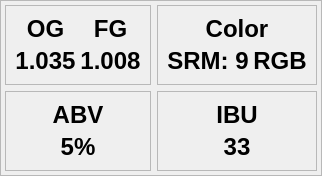
         <widget class="QFrame" name="frame_metrics">
          <property name="sizePolicy">
           <sizepolicy hsizetype="Preferred" vsizetype="Preferred">
            <horstretch>0</horstretch>
            <verstretch>0</verstretch>
           </sizepolicy>
          </property>
          <property name="frameShape">
           <enum>QFrame::Shape::StyledPanel</enum>
          </property>
          <property name="frameShadow">
           <enum>QFrame::Shadow::Raised</enum>
          </property>
          <layout class="QGridLayout" name="layout_metrics_grid">
           <property name="leftMargin">
            <number>4</number>
           </property>
           <property name="topMargin">
            <number>4</number>
           </property>
           <property name="rightMargin">
            <number>4</number>
           </property>
           <property name="bottomMargin">
            <number>4</number>
           </property>
           <property name="spacing">
            <number>6</number>
           </property>
           <item row="0" column="0">
            <widget class="QFrame" name="frame_metric_gravity">
             <property name="frameShape">
              <enum>QFrame::Shape::StyledPanel</enum>
             </property>
             <property name="frameShadow">
              <enum>QFrame::Shadow::Raised</enum>
             </property>
             <layout class="QHBoxLayout" name="layout_metric_gravity">
              <property name="spacing">
               <number>4</number>
              </property>
              <item>
               <layout class="QVBoxLayout" name="layout_metric_og">
                <item>
                 <widget class="QLabel" name="lbl_metric_og_title">
                  <property name="font">
                   <font>
                    <pointsize>18</pointsize>
                    <bold>true</bold>
                   </font>
                  </property>
                  <property name="text">
                   <string>OG</string>
                  </property>
                  <property name="alignment">
                   <set>Qt::AlignmentFlag::AlignCenter</set>
                  </property>
                 </widget>
                </item>
                <item>
                 <widget class="QLabel" name="lbl_metric_og_value">
                  <property name="font">
                   <font>
                    <pointsize>18</pointsize>
                    <bold>true</bold>
                   </font>
                  </property>
                  <property name="text">
                   <string>1.035</string>
                  </property>
                  <property name="alignment">
                   <set>Qt::AlignmentFlag::AlignCenter</set>
                  </property>
                 </widget>
                </item>
               </layout>
              </item>
              <item>
               <layout class="QVBoxLayout" name="layout_metric_fg">
                <item>
                 <widget class="QLabel" name="lbl_metric_fg_title">
                  <property name="font">
                   <font>
                    <pointsize>18</pointsize>
                    <bold>true</bold>
                   </font>
                  </property>
                  <property name="text">
                   <string>FG</string>
                  </property>
                  <property name="alignment">
                   <set>Qt::AlignmentFlag::AlignCenter</set>
                  </property>
                 </widget>
                </item>
                <item>
                 <widget class="QLabel" name="lbl_metric_fg_value">
                  <property name="font">
                   <font>
                    <pointsize>18</pointsize>
                    <bold>true</bold>
                   </font>
                  </property>
                  <property name="text">
                   <string>1.008</string>
                  </property>
                  <property name="alignment">
                   <set>Qt::AlignmentFlag::AlignCenter</set>
                  </property>
                 </widget>
                </item>
               </layout>
              </item>
             </layout>
            </widget>
           </item>
           <item row="0" column="1">
            <widget class="QFrame" name="frame_metric_color">
             <property name="frameShape">
              <enum>QFrame::Shape::StyledPanel</enum>
             </property>
             <property name="frameShadow">
              <enum>QFrame::Shadow::Raised</enum>
             </property>
             <layout class="QVBoxLayout" name="layout_metric_color">
              <property name="spacing">
               <number>4</number>
              </property>
              <item>
               <widget class="QLabel" name="lbl_metric_color_title">
                <property name="font">
                 <font>
                  <pointsize>18</pointsize>
                  <bold>true</bold>
                 </font>
                </property>
                <property name="text">
                 <string>Color</string>
                </property>
                <property name="alignment">
                 <set>Qt::AlignmentFlag::AlignCenter</set>
                </property>
               </widget>
              </item>
              <item>
               <layout class="QHBoxLayout" name="layout_metric_color_row">
                <item>
                 <widget class="QLabel" name="lbl_metric_srm_value">
                  <property name="font">
                   <font>
                    <pointsize>18</pointsize>
                    <bold>true</bold>
                   </font>
                  </property>
                  <property name="text">
                   <string>SRM: 9</string>
                  </property>
                  <property name="alignment">
                   <set>Qt::AlignmentFlag::AlignCenter</set>
                  </property>
                 </widget>
                </item>
                <item>
                 <widget class="QLabel" name="lbl_metric_rgb_preview">
                  <property name="font">
                   <font>
                    <pointsize>18</pointsize>
                    <bold>true</bold>
                   </font>
                  </property>
                  <property name="text">
                   <string>RGB</string>
                  </property>
                  <property name="alignment">
                   <set>Qt::AlignmentFlag::AlignCenter</set>
                  </property>
                 </widget>
                </item>
               </layout>
              </item>
             </layout>
            </widget>
           </item>
           <item row="1" column="0">
            <widget class="QFrame" name="frame_metric_abv">
             <property name="frameShape">
              <enum>QFrame::Shape::StyledPanel</enum>
             </property>
             <property name="frameShadow">
              <enum>QFrame::Shadow::Raised</enum>
             </property>
             <layout class="QVBoxLayout" name="layout_metric_abv">
              <property name="spacing">
               <number>4</number>
              </property>
              <item>
               <widget class="QLabel" name="lbl_metric_abv_title">
                <property name="font">
                 <font>
                  <pointsize>18</pointsize>
                  <bold>true</bold>
                 </font>
                </property>
                <property name="text">
                 <string>ABV</string>
                </property>
                <property name="alignment">
                 <set>Qt::AlignmentFlag::AlignCenter</set>
                </property>
               </widget>
              </item>
              <item>
               <widget class="QLabel" name="lbl_metric_abv_value">
                <property name="font">
                 <font>
                  <pointsize>18</pointsize>
                  <bold>true</bold>
                 </font>
                </property>
                <property name="text">
                 <string>5%</string>
                </property>
                <property name="alignment">
                 <set>Qt::AlignmentFlag::AlignCenter</set>
                </property>
               </widget>
              </item>
             </layout>
            </widget>
           </item>
           <item row="1" column="1">
            <widget class="QFrame" name="frame_metric_ibu">
             <property name="frameShape">
              <enum>QFrame::Shape::StyledPanel</enum>
             </property>
             <property name="frameShadow">
              <enum>QFrame::Shadow::Raised</enum>
             </property>
             <layout class="QVBoxLayout" name="layout_metric_ibu">
              <property name="spacing">
               <number>4</number>
              </property>
              <item>
               <widget class="QLabel" name="lbl_metric_ibu_title">
                <property name="font">
                 <font>
                  <pointsize>18</pointsize>
                  <bold>true</bold>
                 </font>
                </property>
                <property name="text">
                 <string>IBU</string>
                </property>
                <property name="alignment">
                 <set>Qt::AlignmentFlag::AlignCenter</set>
                </property>
               </widget>
              </item>
              <item>
               <widget class="QLabel" name="lbl_metric_ibu_value">
                <property name="font">
                 <font>
                  <pointsize>18</pointsize>
                  <bold>true</bold>
                 </font>
                </property>
                <property name="text">
                 <string>33</string>
                </property>
                <property name="alignment">
                 <set>Qt::AlignmentFlag::AlignCenter</set>
                </property>
               </widget>
              </item>
             </layout>
            </widget>
           </item>
          </layout>
         </widget>
